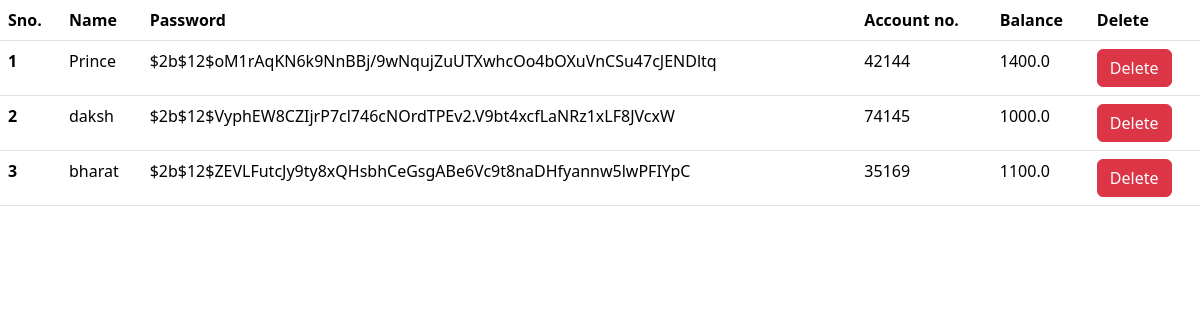
/dashboard, run on the app's committed database.
### app.py (models this page shows)
class User(db.Model):
    sno = db.Column(db.Integer, primary_key=True)
    name = db.Column(db.String(80), nullable=False)
    password = db.Column(db.String(120), nullable=False)
    account_number = db.Column(db.String(100))
    balance = db.Column(db.Float, default = 1000)

### app.py (the view)
@app.route('/dashboard')
def dashboard():
    all_users = User.query.all()
    return render_template('dashboard.html', all_users = all_users)

### templates/dashboard.html (shortened to what this page needs)
<!doctype html>
<html lang="en">
  <head>
    <link href="https://cdn.jsdelivr.net/npm/bootstrap@5.3.8/dist/css/bootstrap.min.css" rel="stylesheet">
  </head>
  <body>
    <table class="table">
  <thead>
    <tr>
      <th scope="col">Sno.</th>
      <th scope="col">Name</th>
      <th scope="col">Password</th>
      <th scope="col">Account no.</th>
      <th scope="col">Balance</th>
      <th scope="col">Delete</th>
    </tr>
  </thead>
  <tbody>
    {% for user in all_users %}
    <tr>
      <th scope="row">{{loop.index}}</th>
      <td>{{user.name}}</td>
      <td>{{user.password}}</td>
      <td>{{user.account_number}}</td>
      <td>{{user.balance}}</td>
      <td>
        <a href="/delete/{{user.sno}}"><input type="button" class="btn btn-danger" value="Delete"></a>
      </td>
    </tr>
    {% endfor %}
  </tbody>
</table>
  </body>
</html>

### data on the page
User: name "Prince", password "$2b$12$oM1rAqKN6k9NnBBj/9wNqujZuUTXwhcOo4bOXuVnCSu47cJENDltq", account_number "42144", balance "1400.0"
User: name "daksh", password "$2b$12$VyphEW8CZIjrP7cl746cNOrdTPEv2.V9bt4xcfLaNRz1xLF8JVcxW", account_number "74145", balance "1000.0"
User: name "bharat", password "$2b$12$ZEVLFutcJy9ty8xQHsbhCeGsgABe6Vc9t8naDHfyannw5lwPFIYpC", account_number "35169", balance "1100.0"
